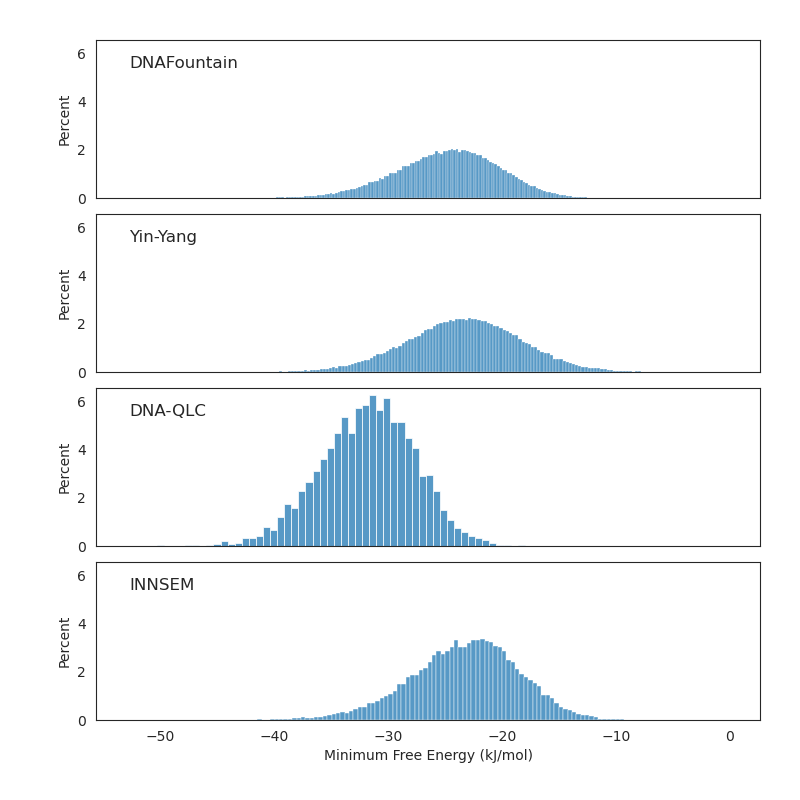

Python code for this plot:
import seaborn as sns
import matplotlib.pyplot as plt

# 读取最小自由能数据
mfe_files = ['./MFE/DNAFountain.mfe', './MFE/Yin-Yang.mfe', './MFE/DNA-QLC.mfe', './MFE/INNSEM.mfe']
mfe_data = []

for file_path in mfe_files:
    print("Reading file:", file_path)  # 打印文件路径以便调试
    with open(file_path, 'r') as file:
        mfe_values = []
        for line in file.readlines():
            elements = line.strip().split()
            mfe_values.append(float(elements[0]))
        mfe_data.append(mfe_values)

# 设置样式
sns.set_style("white")

# 绘制直方图
fig, axs = plt.subplots(nrows=4, figsize=(8, 8), sharex=True, sharey=True)
plt.subplots_adjust(top=0.95, bottom=0.1, left=0.12, right=0.95, hspace=0.1)

for idx, ax in enumerate(axs.flatten()):
    mfe_values = mfe_data[idx]  # 获取对应编码方式的最小自由能数据
    sns.histplot(mfe_values, kde=False, ax=ax, stat='percent')
    # ax.set_title(mfe_files[idx].split('/')[-1].split('.')[0])
    ax.text(0.05, 0.9, mfe_files[idx].split('/')[-1].split('.')[0], transform=ax.transAxes, ha='left', va='top',
            fontsize='12')
    # ax.set_xlabel('Minimum Free Energy')
    # ax.set_ylabel('Frequency')
plt.xlabel('Minimum Free Energy (kJ/mol)')
# 添加整体标题
# plt.suptitle('Minimum Free Energy Distribution for Different Encoding Methods', fontsize=12)

# 显示图形
plt.show()

# 保存图形
plt.savefig('MFE_distribution.png')
